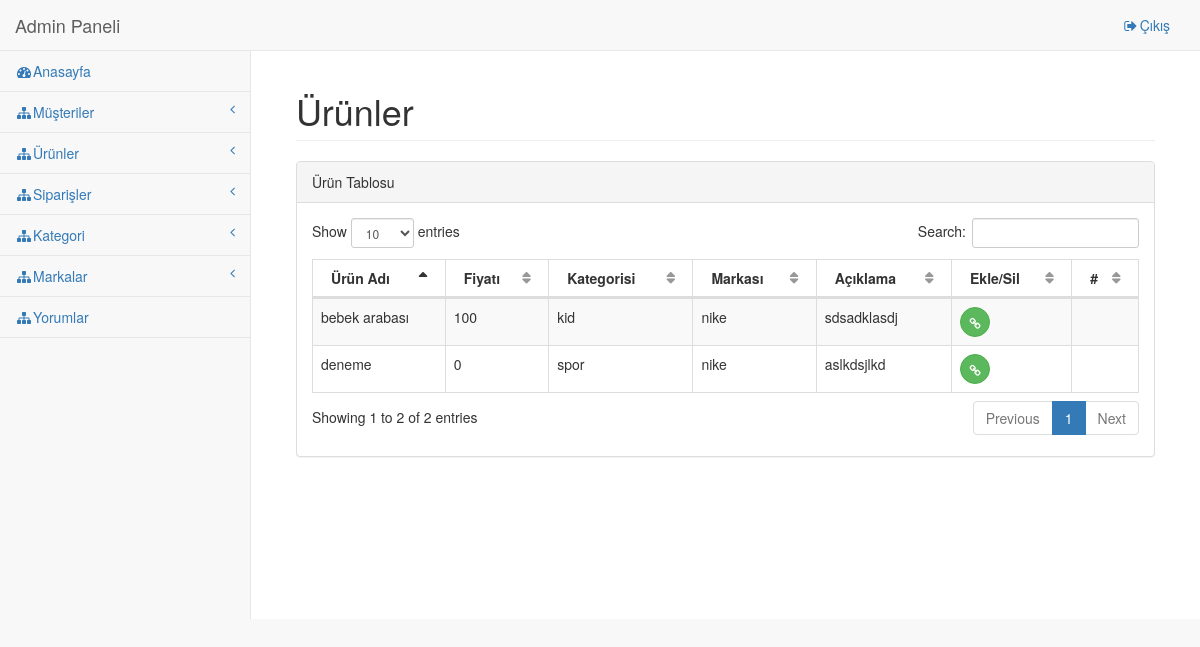
Page /adminpanel/page/product/list on the earlier database version.
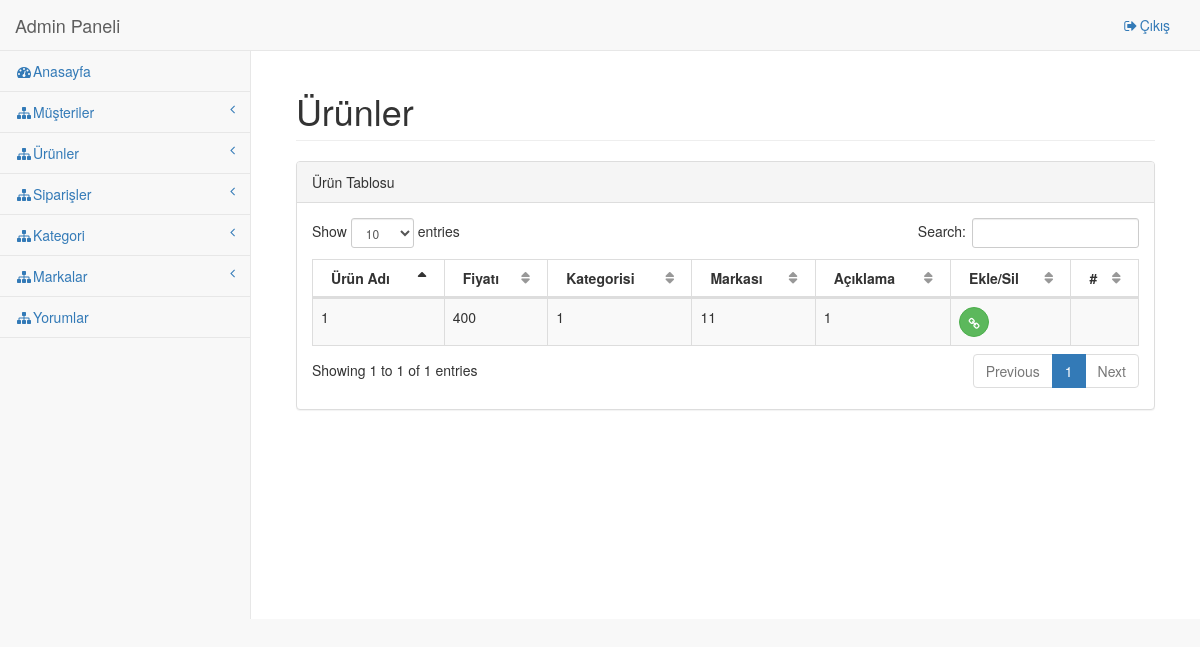
Same page on the later database version.
### tables this page shows
CREATE TABLE `product` (
  `id` int(11) NOT NULL,
  `name` varchar(20) DEFAULT NULL,
  `price` int(11) DEFAULT NULL,
  `category_id` int(11) DEFAULT NULL,
  `brand_id` int(11) DEFAULT NULL,
  `sold` int(11) DEFAULT '0',
  `type` varchar(20) DEFAULT NULL,
  `image` text,
  `detail` varchar(101) DEFAULT NULL
);

CREATE TABLE `categories` (
  `id` int(11) NOT NULL,
  `name` varchar(20) DEFAULT NULL
);

CREATE TABLE `brands` (
  `id` int(11) NOT NULL,
  `name` varchar(10) DEFAULT NULL,
  `category_id` int(11) DEFAULT NULL
);

### application/controllers/Adminpanel.php (called while the page is built, shortened)
<?php
class AdminPanel extends CI_Controller {
	function __construct(){
		$this->load->database();
	}
	function page($folder, $file){
		$data['admins'] = $this->db->get('admin')->result();
		$data['customers'] = $this->db->get('users')->result();
		$data['products'] = $this->db->query("select product.id as id,detail,product.name as name, product.price as price, brands.name as brand,categories.name as category from product inner join brands on product.brand_id=brands.id inner join categories on categories.id=product.category_id")->result();
		$data['orders'] = $this->db->query("select users.name, total,orders.state as state from orders inner join users on users.id =orders.user_id")->result();
		$data['categories'] = $this->db->get('categories')->result();
		$data['comments'] = $this->db->get('comments')->result();
		$data['brands'] = $this->db->get('brands')->result();
		$this->load->view('panel/'.$folder.'/'.$file, $data);
	}
}

### index.php (called while the page is built, shortened)
<?php
require_once BASEPATH.'core/CodeIgniter.php';

### application/views/panel/product/list.php (the view, shortened to what this page needs)
<?php $this->load->view('panel/header')?>
 <link href="<?=site_url('vendor/bootstrap/css/bootstrap.min.css')?>" rel="stylesheet">
    <link href="<?=site_url('vendor/metisMenu/metisMenu.min.css')?>" rel="stylesheet">
    <link href="<?=site_url('vendor/datatables-plugins/dataTables.bootstrap.css')?>" rel="stylesheet">
    <link href="<?=site_url('vendor/datatables-responsive/dataTables.responsive.css')?>" rel="stylesheet">
    <link href="<?=site_url('dist/css/sb-admin-2.css')?>" rel="stylesheet">
  <link href="<?=site_url('vendor/font-awesome/css/font-awesome.min.css')?>" rel="stylesheet" type="text/css">
                <div class="row">
                    <div class="col-lg-12">
                        <h1 class="page-header">Ürünler</h1>
                    </div>
                </div>
            <div class="row">
                <div class="col-lg-12">
                    <div class="panel panel-default">
                        <div class="panel-heading">
                            Ürün Tablosu
                        </div>
                        <div class="panel-body">
                            <table width="100%" class="table table-striped table-bordered table-hover" id="dataTables-example">
                                <thead>
                                    <tr>
                                        <th>Ürün Adı</th>
                                        <th>Fiyatı</th>
                                        <th>Kategorisi</th>
                                        <th>Markası</th>
                                        <th>Açıklama</th>
                                        <th>Ekle/Sil</th>
                                        <th>#</th>
                                    </tr>
                                </thead>
                                <tbody>
                                    <?php foreach ($products as $product) :?>
                                    <tr class="gradeX">
                                        <td><?=$product->name?></td>
                                        <td><?=$product->price?></td>
                                        <td><?=$product->category?></td>
                                        <td><?=$product->brand?></td>
                                        <td><?=$product->detail?></td>
                                        <td><a href="<?=site_url('adminpanel/update/product/'.$product->id)?>" class="btn btn-success btn-circle"><i class="fa fa-link"></i></a>
                                        <td>
                                    </tr>
                                <?php endforeach;?>
                                </tbody>
                            </table>
                        </div>
                    </div>
                </div>
            </div>
           </div>
    </body>
</html>

### application/views/panel/header.php (shortened to what this page needs)
<!DOCTYPE html>
<html lang="en">
<head>
    <link href="<?=site_url('vendor/bootstrap/css/bootstrap.min.css')?>" rel="stylesheet">
    <link rel="stylesheet" href="<?=site_url('dist/sweetalert.css')?>">
    <link href="<?=site_url('vendor/metisMenu/metisMenu.min.css')?>" rel="stylesheet">
    <link href="<?=site_url('dist/css/sb-admin-2.css')?>" rel="stylesheet">
    <link href="<?=site_url('vendor/morrisjs/morris.css')?>" rel="stylesheet">
    <link href="<?=site_url('vendor/font-awesome/css/font-awesome.min.css')?>" rel="stylesheet" type="text/css">
    <link rel="stylesheet" href="<?=site_url('dist/sweetalert.css')?>">
</head>
<body>
    <div id="wrapper">
        <nav class="navbar navbar-default navbar-static-top" role="navigation" style="margin-bottom: 0">
            <div class="navbar-header">
                <a class="navbar-brand" href="<?=site_url('adminpanel')?>">Admin Paneli</a>
            </div>
            <ul class="nav navbar-top-links navbar-right">
                <li class="dropdown">
                    <a href="<?=site_url('adminpanel/logout')?>"><i class="fa fa-sign-out fa-fw"></i>Çıkış</a>
                </li>
            </ul>
            <div class="navbar-default sidebar" role="navigation">
                <div class="sidebar-nav navbar-collapse">
                    <ul class="nav" id="side-menu">
                        <li>
                            <a href="<?=site_url('adminpanel')?>"><i class="fa fa-dashboard fa-fw"></i>Anasayfa</a>
                        </li>
                         <li>
                            <a href="#"><i class="fa fa-sitemap fa-fw"></i>Müşteriler<span class="fa arrow"></span></a>
                        </li>
                        <li>
                            <a href="#"><i class="fa fa-sitemap fa-fw"></i>Ürünler<span class="fa arrow"></span></a>
                        </li>
                        <li>
                            <a href="#"><i class="fa fa-sitemap fa-fw"></i>Siparişler<span class="fa arrow"></span></a>
                        </li>
                        <li>
                            <a href="#"><i class="fa fa-sitemap fa-fw"></i>Kategori<span class="fa arrow"></span></a>
                        </li>
                        <li>
                            <a href="#"><i class="fa fa-sitemap fa-fw"></i>Markalar<span class="fa arrow"></span></a>
                        </li>
                        <li>
                            <a href="<?=site_url('adminpanel/page/comments/list')?>"><i class="fa fa-sitemap fa-fw"></i>Yorumlar</a>
                        </li>
                    </ul>
                </div>
            </div>
        </nav>
        <div id="page-wrapper">
            <div class="container-fluid">

Differences in the rows shown:
removed product: name "deneme", price "0", category.name "spor", brand.name "nike", detail "aslkdsjlkd"
removed product: name "bebek arabası", price "100", category.name "kid", brand.name "nike", detail "sdsadklasdj"
added product: name "1", price "400", category.name "1", brand.name "11", detail "1"
Other differences:
text written by a page script: "Show entries Search: Showing 1 to 2 of 2 entries Previous 1 Next" → "Show entries Search: Showing 1 to 1 of 1 entries Previous 1 Next"
